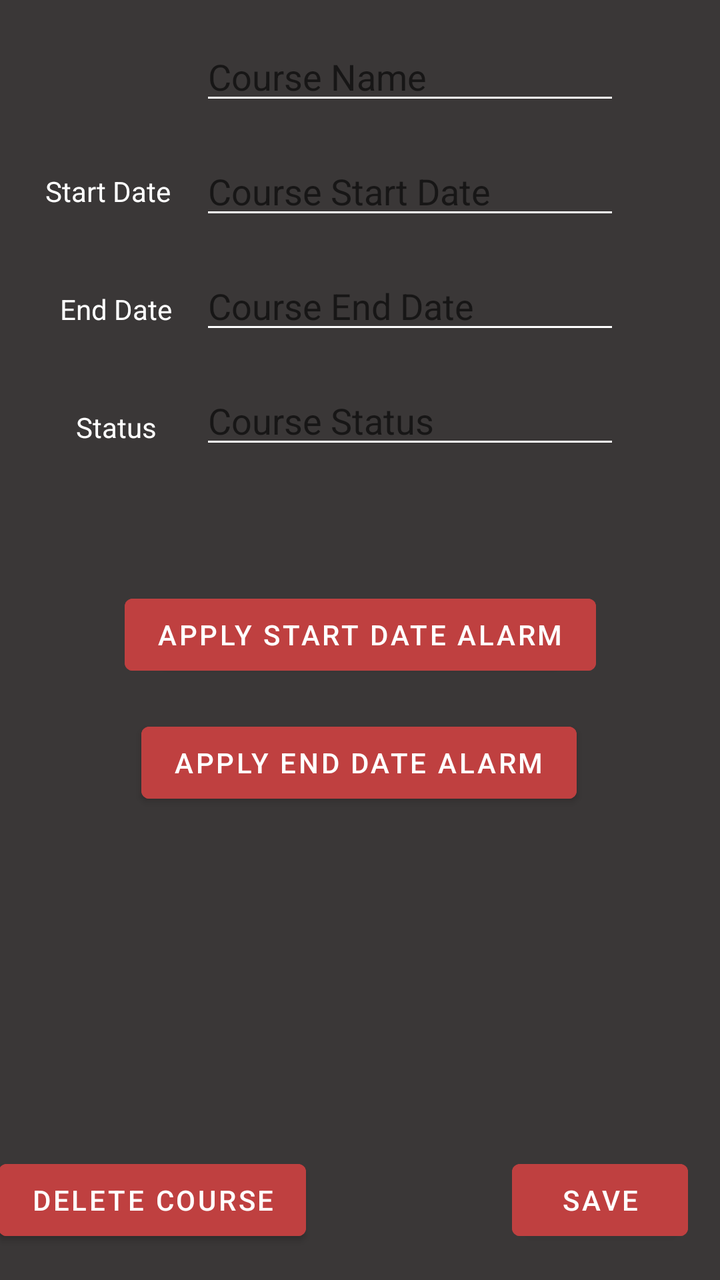
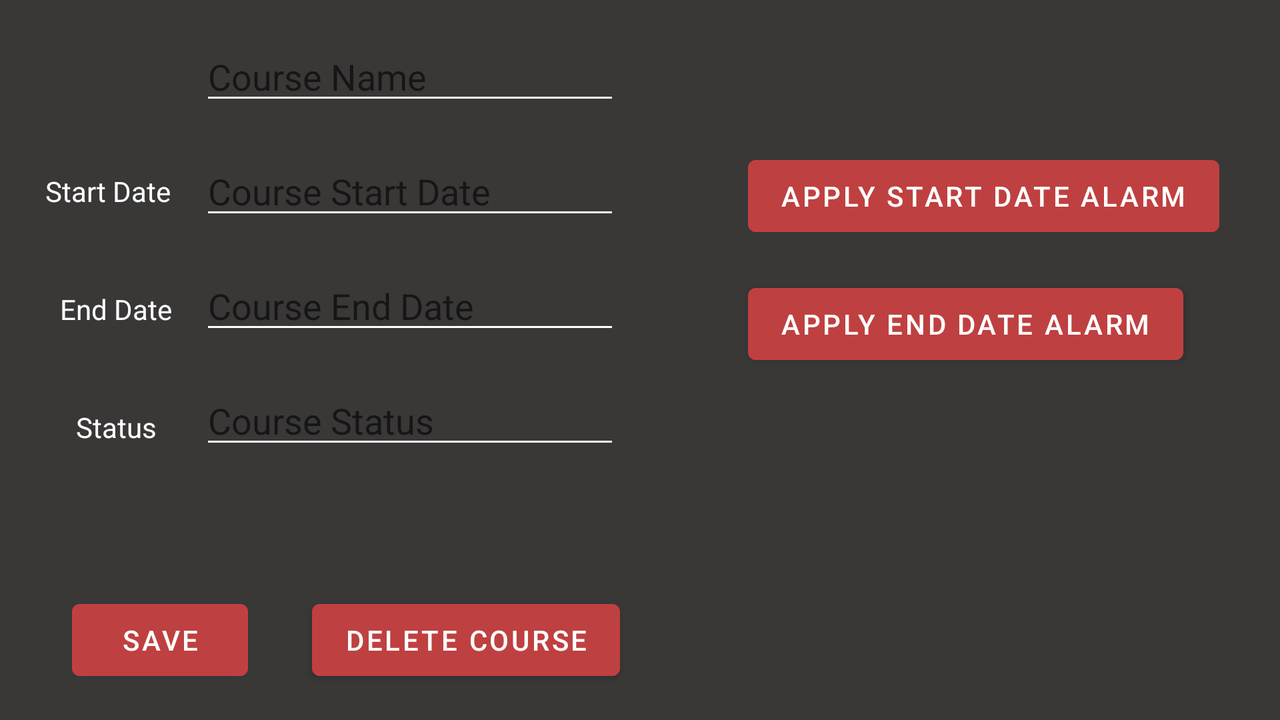

The same Android screen from two of the app's own layout files: first res/layout/ as a phone draws it, then the repository's variant for another configuration, drawn on a device whose configuration selects that folder. Both files follow.
<!-- AndroidManifest.xml: application theme Theme.BE_School_App -->
<!-- res/layout/activity_edit_course.xml -->
<?xml version="1.0" encoding="utf-8"?>
<androidx.constraintlayout.widget.ConstraintLayout xmlns:android="http://schemas.android.com/apk/res/android"
    xmlns:app="http://schemas.android.com/apk/res-auto"
    xmlns:tools="http://schemas.android.com/tools"
    android:id="@+id/editCourseConstraintLayout"
    android:layout_width="match_parent"
    android:layout_height="match_parent"
    android:background="#E6252222"
    android:padding="@dimen/box_inset_layout_padding"
    tools:context=".EditCourseActivity"
    tools:deviceIds="wear">

    <EditText
        android:id="@+id/txtCourseTitle"
        android:layout_width="wrap_content"
        android:layout_height="wrap_content"
        android:layout_marginStart="100dp"
        android:layout_marginTop="16dp"
        android:layout_marginEnd="101dp"
        android:backgroundTint="#FFFFFF"
        android:ems="10"
        android:hint="@string/course_name"
        android:importantForAutofill="no"
        android:inputType="textPersonName"
        android:textColor="#FFFFFF"
        app:layout_constraintEnd_toEndOf="parent"
        app:layout_constraintHorizontal_bias="0.0"
        app:layout_constraintStart_toStartOf="parent"
        app:layout_constraintTop_toTopOf="parent" />

    <EditText
        android:id="@+id/txtCourseEnd"
        android:layout_width="wrap_content"
        android:layout_height="wrap_content"
        android:layout_marginStart="100dp"
        android:layout_marginTop="16dp"
        android:backgroundTint="#FFFFFF"
        android:ems="10"
        android:hint="@string/course_end_date"
        android:importantForAutofill="no"
        android:inputType="date"
        android:textColor="#FFFFFF"
        app:layout_constraintStart_toStartOf="parent"
        app:layout_constraintTop_toBottomOf="@+id/txtCourseStart" />

    <EditText
        android:id="@+id/txtCourseStart"
        android:layout_width="wrap_content"
        android:layout_height="wrap_content"
        android:layout_marginStart="100dp"
        android:layout_marginTop="16dp"
        android:backgroundTint="#FFFFFF"
        android:ems="10"
        android:hint="@string/course_start_date"
        android:importantForAutofill="no"
        android:inputType="date"
        android:textColor="#FFFFFF"
        app:layout_constraintStart_toStartOf="parent"
        app:layout_constraintTop_toBottomOf="@+id/txtCourseTitle" />

    <EditText
        android:id="@+id/txtCourseStatus"
        android:layout_width="wrap_content"
        android:layout_height="wrap_content"
        android:layout_marginStart="100dp"
        android:layout_marginTop="16dp"
        android:backgroundTint="#FFFFFF"
        android:ems="10"
        android:hint="@string/course_statusTV"
        android:importantForAutofill="no"
        android:inputType="textPersonName"
        android:textColor="#FFFFFF"
        app:layout_constraintStart_toStartOf="parent"
        app:layout_constraintTop_toBottomOf="@+id/txtCourseEnd" />

    <TextView
        android:id="@+id/textView19"
        android:layout_width="wrap_content"
        android:layout_height="wrap_content"
        android:layout_marginStart="16dp"
        android:layout_marginTop="40dp"
        android:text="@string/status"
        android:textColor="#FFFFFF"
        app:layout_constraintEnd_toStartOf="@+id/txtCourseStatus"
        app:layout_constraintStart_toStartOf="parent"
        app:layout_constraintTop_toBottomOf="@+id/textView18" />

    <TextView
        android:id="@+id/textView18"
        android:layout_width="wrap_content"
        android:layout_height="wrap_content"
        android:layout_marginStart="16dp"
        android:layout_marginTop="40dp"
        android:text="@string/courseEnd_date"
        android:textColor="#FFFFFF"
        app:layout_constraintEnd_toStartOf="@+id/txtCourseEnd"
        app:layout_constraintStart_toStartOf="parent"
        app:layout_constraintTop_toBottomOf="@+id/textView17" />

    <TextView
        android:id="@+id/textView17"
        android:layout_width="wrap_content"
        android:layout_height="wrap_content"
        android:layout_marginStart="16dp"
        android:layout_marginTop="86dp"
        android:layout_marginEnd="8dp"
        android:text="@string/courseStart_date"
        android:textColor="#FFFFFF"
        app:layout_constraintEnd_toStartOf="@+id/txtCourseStart"
        app:layout_constraintStart_toStartOf="parent"
        app:layout_constraintTop_toTopOf="parent" />

    <Button
        android:id="@+id/btnStartAlarm"
        android:layout_width="wrap_content"
        android:layout_height="wrap_content"
        android:layout_marginStart="79dp"
        android:layout_marginTop="64dp"
        android:layout_marginEnd="79dp"
        android:backgroundTint="#BF4040"
        android:text="@string/apply_start_date_alarm"
        app:layout_constraintEnd_toEndOf="parent"
        app:layout_constraintStart_toStartOf="parent"
        app:layout_constraintTop_toBottomOf="@+id/txtCourseStatus" />

    <Button
        android:id="@+id/btnEndAlarm"
        android:layout_width="wrap_content"
        android:layout_height="wrap_content"
        android:layout_marginStart="88dp"
        android:layout_marginTop="16dp"
        android:layout_marginEnd="89dp"
        android:backgroundTint="#BF4040"
        android:text="@string/apply_end_date_alarm"
        app:layout_constraintEnd_toEndOf="parent"
        app:layout_constraintStart_toStartOf="parent"
        app:layout_constraintTop_toBottomOf="@+id/btnStartAlarm" />

    <Button
        android:id="@+id/btnDelCourse"
        android:layout_width="wrap_content"
        android:layout_height="wrap_content"
        android:layout_marginStart="16dp"
        android:layout_marginEnd="120dp"
        android:layout_marginBottom="16dp"
        android:backgroundTint="#BF4040"
        android:text="@string/delete_course"
        app:layout_constraintBottom_toBottomOf="parent"
        app:layout_constraintEnd_toStartOf="@+id/btnSaveCourse"
        app:layout_constraintStart_toStartOf="parent" />

    <Button
        android:id="@+id/btnSaveCourse"
        android:layout_width="wrap_content"
        android:layout_height="wrap_content"
        android:layout_marginEnd="16dp"
        android:layout_marginBottom="16dp"
        android:backgroundTint="#BF4040"
        android:text="@string/save"
        app:layout_constraintBottom_toBottomOf="parent"
        app:layout_constraintEnd_toEndOf="parent" />
</androidx.constraintlayout.widget.ConstraintLayout>
<!-- resources referenced by this layout -->
<resources>
  <string name="apply_end_date_alarm">Apply End Date Alarm</string>
  <string name="apply_start_date_alarm">Apply Start Date Alarm</string>
  <string name="courseEnd_date">End Date</string>
  <string name="courseStart_date">Start Date</string>
  <string name="course_end_date">Course End Date</string>
  <string name="course_name">Course Name</string>
  <string name="course_start_date">Course Start Date</string>
  <string name="course_statusTV">Course Status</string>
  <string name="delete_course">Delete Course</string>
  <string name="save">Save</string>
  <string name="status">Status</string>
  <style name="Theme.BE_School_App" parent="Theme.MaterialComponents.DayNight.DarkActionBar">
          
          <item name="colorPrimary">@color/purple_500</item>
          <item name="colorPrimaryVariant">@color/purple_700</item>
          <item name="colorOnPrimary">@color/white</item>
          
          <item name="colorSecondary">@color/teal_200</item>
          <item name="colorSecondaryVariant">@color/teal_700</item>
          <item name="colorOnSecondary">@color/black</item>
          
          <item name="android:statusBarColor" tools:targetApi="l">?attr/colorPrimaryVariant</item>
          
      </style>
</resources>
<!-- res/layout-land/activity_edit_course.xml (the repository's variant of the layout above) -->
<!-- drawn on the phone turned sideways -->
<?xml version="1.0" encoding="utf-8"?>
<androidx.constraintlayout.widget.ConstraintLayout xmlns:android="http://schemas.android.com/apk/res/android"
    xmlns:app="http://schemas.android.com/apk/res-auto"
    xmlns:tools="http://schemas.android.com/tools"
    android:id="@+id/editCourseConstraintLayout"
    android:layout_width="match_parent"
    android:layout_height="match_parent"
    android:background="#E6252222"
    android:padding="@dimen/box_inset_layout_padding"
    tools:context=".EditCourseActivity"
    tools:deviceIds="wear">

    <EditText
        android:id="@+id/txtCourseTitle"
        android:layout_width="wrap_content"
        android:layout_height="wrap_content"
        android:layout_marginStart="100dp"
        android:layout_marginTop="16dp"
        android:layout_marginEnd="101dp"
        android:backgroundTint="#FFFFFF"
        android:ems="10"
        android:hint="@string/course_name"
        android:importantForAutofill="no"
        android:inputType="textPersonName"
        android:textColor="#FFFFFF"
        app:layout_constraintEnd_toEndOf="parent"
        app:layout_constraintHorizontal_bias="0.0"
        app:layout_constraintStart_toStartOf="parent"
        app:layout_constraintTop_toTopOf="parent" />

    <EditText
        android:id="@+id/txtCourseEnd"
        android:layout_width="wrap_content"
        android:layout_height="wrap_content"
        android:layout_marginStart="100dp"
        android:layout_marginTop="16dp"
        android:backgroundTint="#FFFFFF"
        android:ems="10"
        android:hint="@string/course_end_date"
        android:importantForAutofill="no"
        android:inputType="date"
        android:textColor="#FFFFFF"
        app:layout_constraintStart_toStartOf="parent"
        app:layout_constraintTop_toBottomOf="@+id/txtCourseStart" />

    <EditText
        android:id="@+id/txtCourseStart"
        android:layout_width="wrap_content"
        android:layout_height="wrap_content"
        android:layout_marginStart="100dp"
        android:layout_marginTop="16dp"
        android:backgroundTint="#FFFFFF"
        android:ems="10"
        android:hint="@string/course_start_date"
        android:importantForAutofill="no"
        android:inputType="date"
        android:textColor="#FFFFFF"
        app:layout_constraintStart_toStartOf="parent"
        app:layout_constraintTop_toBottomOf="@+id/txtCourseTitle" />

    <EditText
        android:id="@+id/txtCourseStatus"
        android:layout_width="wrap_content"
        android:layout_height="wrap_content"
        android:layout_marginStart="100dp"
        android:layout_marginTop="16dp"
        android:backgroundTint="#FFFFFF"
        android:ems="10"
        android:hint="@string/course_statusTV"
        android:importantForAutofill="no"
        android:inputType="textPersonName"
        android:textColor="#FFFFFF"
        app:layout_constraintStart_toStartOf="parent"
        app:layout_constraintTop_toBottomOf="@+id/txtCourseEnd" />

    <TextView
        android:id="@+id/textView19"
        android:layout_width="wrap_content"
        android:layout_height="wrap_content"
        android:layout_marginStart="16dp"
        android:layout_marginTop="40dp"
        android:text="@string/status"
        android:textColor="#FFFFFF"
        app:layout_constraintEnd_toStartOf="@+id/txtCourseStatus"
        app:layout_constraintStart_toStartOf="parent"
        app:layout_constraintTop_toBottomOf="@+id/textView18" />

    <TextView
        android:id="@+id/textView18"
        android:layout_width="wrap_content"
        android:layout_height="wrap_content"
        android:layout_marginStart="16dp"
        android:layout_marginTop="40dp"
        android:text="@string/courseEnd_date"
        android:textColor="#FFFFFF"
        app:layout_constraintEnd_toStartOf="@+id/txtCourseEnd"
        app:layout_constraintStart_toStartOf="parent"
        app:layout_constraintTop_toBottomOf="@+id/textView17" />

    <TextView
        android:id="@+id/textView17"
        android:layout_width="wrap_content"
        android:layout_height="wrap_content"
        android:layout_marginStart="16dp"
        android:layout_marginTop="86dp"
        android:layout_marginEnd="8dp"
        android:text="@string/courseStart_date"
        android:textColor="#FFFFFF"
        app:layout_constraintEnd_toStartOf="@+id/txtCourseStart"
        app:layout_constraintStart_toStartOf="parent"
        app:layout_constraintTop_toTopOf="parent" />

    <Button
        android:id="@+id/btnStartAlarm"
        android:layout_width="wrap_content"
        android:layout_height="wrap_content"
        android:layout_marginStart="64dp"
        android:layout_marginTop="74dp"
        android:backgroundTint="#BF4040"
        android:text="@string/apply_start_date_alarm"
        app:layout_constraintStart_toEndOf="@+id/txtCourseStart"
        app:layout_constraintTop_toTopOf="parent" />

    <Button
        android:id="@+id/btnEndAlarm"
        android:layout_width="wrap_content"
        android:layout_height="wrap_content"
        android:layout_marginStart="64dp"
        android:layout_marginTop="16dp"
        android:backgroundTint="#BF4040"
        android:text="@string/apply_end_date_alarm"
        app:layout_constraintStart_toEndOf="@+id/txtCourseEnd"
        app:layout_constraintTop_toBottomOf="@+id/btnStartAlarm" />

    <Button
        android:id="@+id/btnDelCourse"
        android:layout_width="wrap_content"
        android:layout_height="wrap_content"
        android:layout_marginStart="32dp"
        android:layout_marginBottom="16dp"
        android:backgroundTint="#BF4040"
        android:text="@string/delete_course"
        app:layout_constraintBottom_toBottomOf="parent"
        app:layout_constraintStart_toEndOf="@+id/btnSaveCourse" />

    <Button
        android:id="@+id/btnSaveCourse"
        android:layout_width="wrap_content"
        android:layout_height="wrap_content"
        android:layout_marginStart="36dp"
        android:layout_marginBottom="16dp"
        android:backgroundTint="#BF4040"
        android:text="@string/save"
        app:layout_constraintBottom_toBottomOf="parent"
        app:layout_constraintStart_toStartOf="parent" />
</androidx.constraintlayout.widget.ConstraintLayout>
